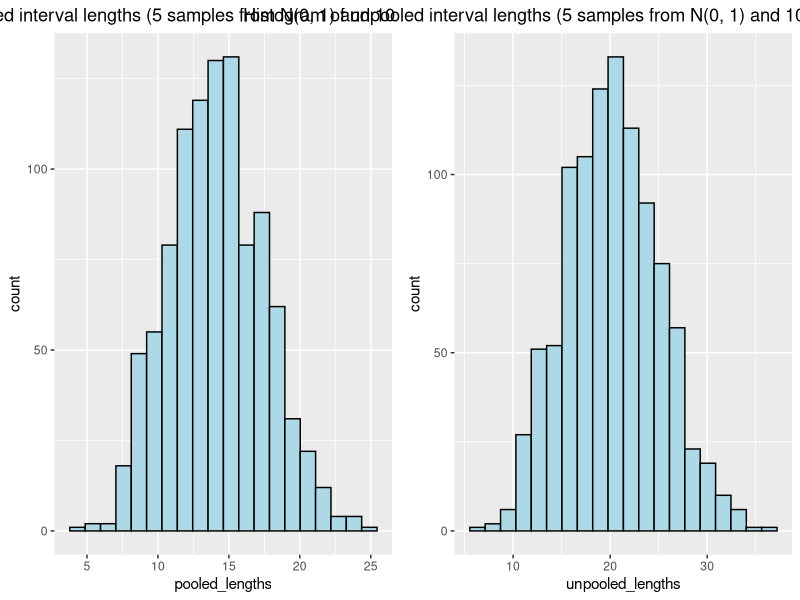
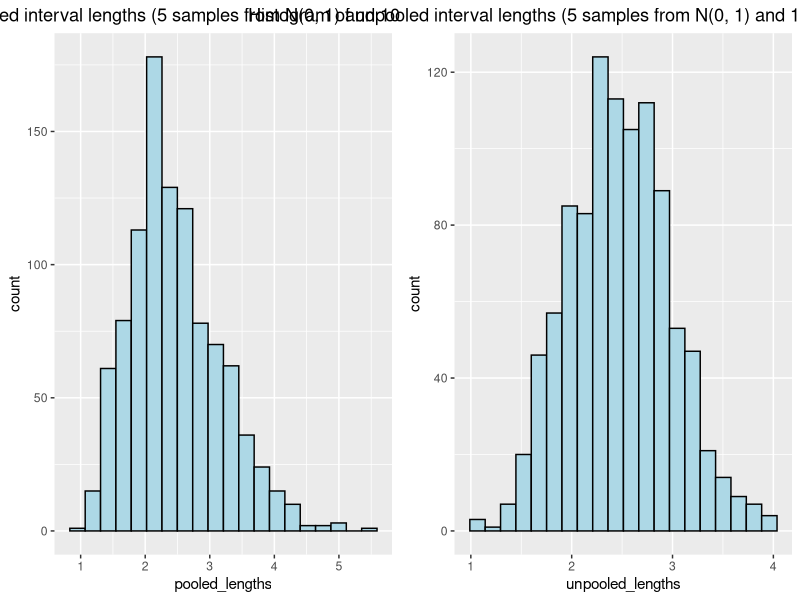
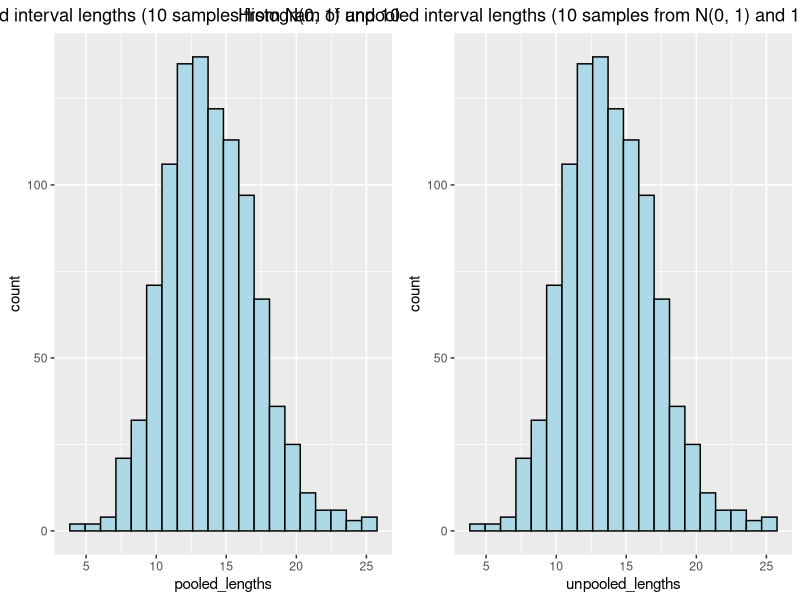

Write the R code that produced these figures, in order.
library(ggplot2)
library(cowplot)


get_diff_quantile <- function (se1, se2, count1, count2, confidence) {
  df <- round((se1 ^ 2 + se2 ^ 2)^2 / ((se1 ^ 4 / (count1 - 1)) + (se2 ^ 4 / (count2 - 1))))
  return(abs(qt((1 - confidence) / 2, df = df)))
}


get_pooled_confidence_interval <- function (values1, values2, confidence = 0.95) {
  diff_mean <- mean(values2) - mean(values1)
  se1 <- sd(values1) / sqrt(length(values1))
  se2 <- sd(values2) / sqrt(length(values2))
  diff_se <- sqrt(se1 ^ 2 + se2 ^ 2)
  quantile <- get_diff_quantile(se1, se2, length(values1), length(values2), confidence)
  return(c(diff_mean - diff_se * quantile, diff_mean + diff_se * quantile))
}


get_unpooled_confidence_inteval <- function (values1, values2, confidence = 0.95) {
  diff_mean <- mean(values2) - mean(values1)
  se1 <- sd(values1) / sqrt(length(values1))
  se2 <- sd(values2) / sqrt(length(values2))
  ss1 <- sum((values1 - mean(values1)) ^ 2)
  ss2 <- sum((values2 - mean(values2)) ^ 2)
  sc <- (ss1 + ss2) / (length(values1) + length(values2) - 2)
  diff_se <- sqrt(sc * (1 / length(values1) + 1 / length(values2)))
  quantile <- get_diff_quantile(se1, se2, length(values1), length(values2), confidence)
  return(c(diff_mean - diff_se * quantile, diff_mean + diff_se * quantile))
}


show_lengths_statistics <- function (intervals_df, distribution_title) {
  pooled_lengths_plot <- ggplot(intervals_df, aes(x = pooled_lengths)) +
    geom_histogram(fill = "lightblue", color = "black", bins = 20) +
    ggtitle(paste0("Histogram of pooled interval lengths (", distribution_title,")")) +
    theme(plot.title = element_text(hjust = 0.5))
  unpooled_lengths_plot <- ggplot(intervals_df, aes(x = unpooled_lengths)) +
    geom_histogram(fill = "lightblue", color = "black", bins = 20) +
    ggtitle(paste0("Histogram of unpooled interval lengths (", distribution_title,")")) +
    theme(plot.title = element_text(hjust = 0.5))
  print(plot_grid(pooled_lengths_plot, unpooled_lengths_plot))
}


show_probability_statistics <- function (intervals_df, title, mean_diff) {
  pooled_probability <- mean(intervals_df$pooled_starts <= mean_diff & intervals_df$pooled_ends >= mean_diff)
  unpooled_probability <- mean(intervals_df$unpooled_starts <= mean_diff & intervals_df$unpooled_ends >= mean_diff)
  print(paste0(title, " - pooled probability: ", pooled_probability))
  print(paste0(title, " - unpooled probability: ", unpooled_probability))
}


compare_confidence_intervals <- function (sample_func1, sample_func2, title, mean_diff, iterations_count=1000) {
  pooled_starts <- rep(NA, iterations_count)
  pooled_ends <- rep(NA, iterations_count)
  unpooled_starts <- rep(NA, iterations_count)
  unpooled_ends <- rep(NA, iterations_count)
  for (i in 1:iterations_count) {
    values1 <- sample_func1()
    values2 <- sample_func2()
    pooled_interval <- get_pooled_confidence_interval(values1, values2)
    pooled_starts[i] <- pooled_interval[1]
    pooled_ends[i] <- pooled_interval[2]
    unpooled_interval <- get_unpooled_confidence_inteval(values1, values2)
    unpooled_starts[i] <- unpooled_interval[1]
    unpooled_ends[i] <- unpooled_interval[2]
  }
  intervals_df <- data.frame(pooled_starts, pooled_ends, unpooled_starts, unpooled_ends)
  intervals_df$pooled_lengths <- intervals_df$pooled_ends - intervals_df$pooled_starts
  intervals_df$unpooled_lengths <- intervals_df$unpooled_ends - intervals_df$unpooled_starts
  show_lengths_statistics(intervals_df, title)
  show_probability_statistics(intervals_df, title, mean_diff)
}


compare_confidence_intervals(
  function() rnorm(5),
  function() rnorm(10, mean = 20, sd = 10),
  title = "5 samples from N(0, 1) and 10 samples from N(20, 10)",
  mean_diff = 20
)
compare_confidence_intervals(
  function() rnorm(5),
  function() rnorm(10, mean = 20, sd = 1),
  title = "5 samples from N(0, 1) and 10 samples from N(20, 1)",
  mean_diff = 20
)
compare_confidence_intervals(
  function () rnorm(10),
  function () rnorm(10, mean = 20, sd = 10),
  title = "10 samples from N(0, 1) and 10 samples from N(20, 10)",
  mean_diff = 20
)

rm(list = ls())

"
The first outcome from the experiments is that if the number of samples is equal in both
groups, then both pooled and unpooled methods give the same intervals. Indeed, histograms
of pooled and unpooled intervals look the same in this case (10 samples from N(0, 1) and
10 samples from N(20, 10)). It implies that the probabilities of the true mean difference
of means being in the confidence interval, are the same in both pooled and unpooled methods.

The other outcome is that if the number of samples is less in one group, then intervals
in the pooled method are longer compared to unpooled method. For instance, for the first
case (5 samples from N(0, 1) and 10 samples from N(20, 10)), the average interval length
is about 13 when pooled method is used and 18 when unpooled method is used. It can be also
seen from the histogram that the standard deviation of interval lengths is higher when
the unpooled method is used. Naturally, it follows that the probability of the true mean
difference being in the confidence interval, is a bit higher when the unpooled method is
used (if the number of samples in one group is smaller).

Another outcome is that the probabilities of the true mean difference being in the
confidence interval, are close to 0.95. This is expected, because our confidence interval
is constructed to contain real value with 95% confidence. If unpooled is used and the
number of samples is not equal in both groups, then the probability concrentrates in the
interval of [0.96, 0.99], depending on the standard deviations of groups and the relative
difference in the number of samples.
"
